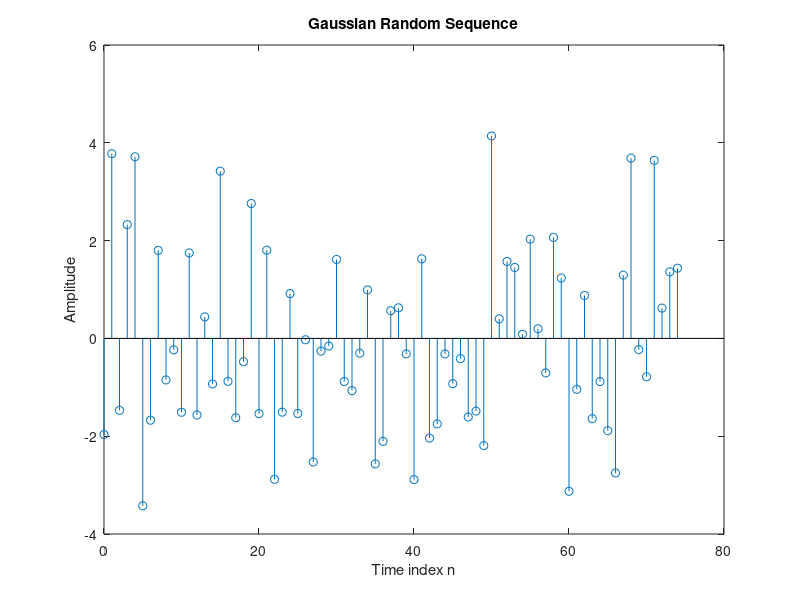

MATLAB code to generate this figure:
n = 0:74;
mean = 0;
std = sqrt(3);
x = std*randn(1,length(n)) + mean;
stem(n,x);
title('Gaussian Random Sequence');
xlabel('Time index n');
ylabel('Amplitude');